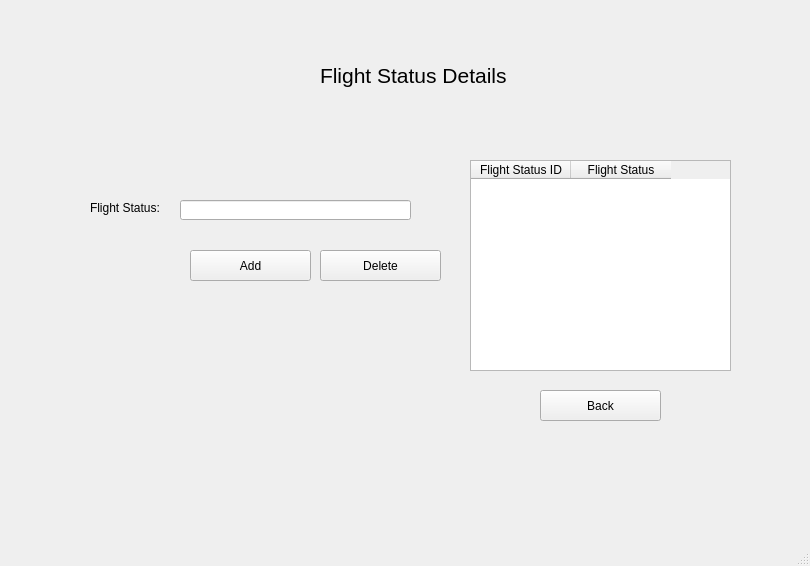
<?xml version="1.0" encoding="UTF-8"?>
<ui version="4.0">
 <class>MainWindow</class>
 <widget class="QMainWindow" name="MainWindow">
  <property name="geometry">
   <rect>
    <x>0</x>
    <y>0</y>
    <width>810</width>
    <height>566</height>
   </rect>
  </property>
  <property name="windowTitle">
   <string>MainWindow</string>
  </property>
  <widget class="QWidget" name="centralwidget">
   <widget class="QLabel" name="label">
    <property name="geometry">
     <rect>
      <x>90</x>
      <y>200</y>
      <width>81</width>
      <height>16</height>
     </rect>
    </property>
    <property name="font">
     <font>
      <pointsize>9</pointsize>
     </font>
    </property>
    <property name="text">
     <string>Flight Status:</string>
    </property>
   </widget>
   <widget class="QPushButton" name="DelFlightS">
    <property name="geometry">
     <rect>
      <x>320</x>
      <y>250</y>
      <width>121</width>
      <height>31</height>
     </rect>
    </property>
    <property name="font">
     <font>
      <pointsize>9</pointsize>
     </font>
    </property>
    <property name="text">
     <string>Delete</string>
    </property>
   </widget>
   <widget class="QPushButton" name="FlightStatusAdd">
    <property name="geometry">
     <rect>
      <x>190</x>
      <y>250</y>
      <width>121</width>
      <height>31</height>
     </rect>
    </property>
    <property name="font">
     <font>
      <pointsize>9</pointsize>
     </font>
    </property>
    <property name="text">
     <string>Add</string>
    </property>
   </widget>
   <widget class="QPushButton" name="flightStatusBack">
    <property name="geometry">
     <rect>
      <x>540</x>
      <y>390</y>
      <width>121</width>
      <height>31</height>
     </rect>
    </property>
    <property name="font">
     <font>
      <pointsize>9</pointsize>
     </font>
    </property>
    <property name="text">
     <string>Back</string>
    </property>
   </widget>
   <widget class="QLineEdit" name="FlightStatus">
    <property name="geometry">
     <rect>
      <x>180</x>
      <y>200</y>
      <width>231</width>
      <height>20</height>
     </rect>
    </property>
    <property name="font">
     <font>
      <pointsize>9</pointsize>
     </font>
    </property>
   </widget>
   <widget class="QLabel" name="label_8">
    <property name="geometry">
     <rect>
      <x>320</x>
      <y>50</y>
      <width>191</width>
      <height>51</height>
     </rect>
    </property>
    <property name="font">
     <font>
      <pointsize>16</pointsize>
     </font>
    </property>
    <property name="text">
     <string>Flight Status Details</string>
    </property>
   </widget>
   <widget class="QTableWidget" name="FStable">
    <property name="geometry">
     <rect>
      <x>470</x>
      <y>160</y>
      <width>261</width>
      <height>211</height>
     </rect>
    </property>
    <column>
     <property name="text">
      <string>Flight Status ID</string>
     </property>
    </column>
    <column>
     <property name="text">
      <string>Flight Status</string>
     </property>
    </column>
   </widget>
  </widget>
  <widget class="QMenuBar" name="menubar">
   <property name="geometry">
    <rect>
     <x>0</x>
     <y>0</y>
     <width>810</width>
     <height>26</height>
    </rect>
   </property>
  </widget>
  <widget class="QStatusBar" name="statusbar"/>
 </widget>
 <resources/>
 <connections/>
</ui>
